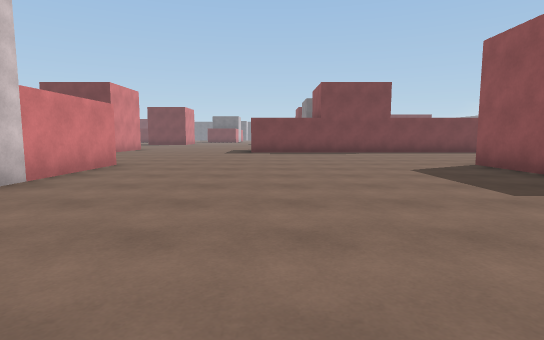
view 1 (above)

23 first-person views from a walk through a Unity game level. The camera is 1.2 m above the floor, tilts 6° down and sees 80° across. The floor is counted in squares, 2 m on a side. Each view is taken from the middle of a square. On the plan, view 1 faces up. The plan holds only what a view shows up to about 10 squares ahead; the rest is blank. The place goes on beyond the plan. The player is left out.

view 2
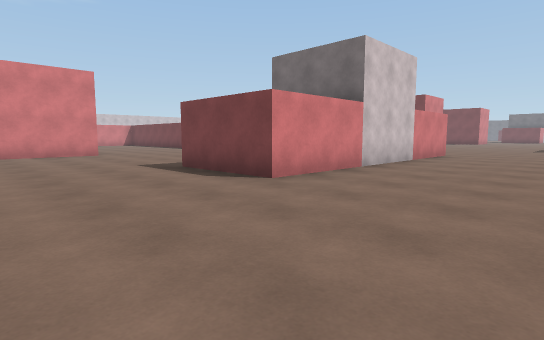

view 3
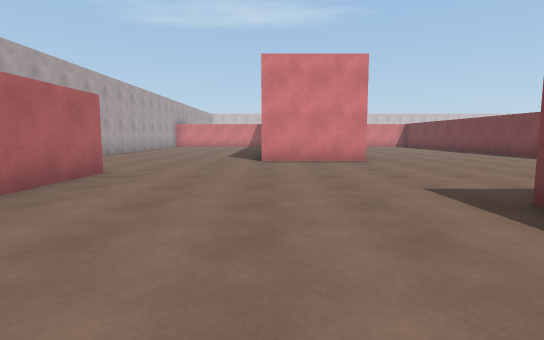

view 4
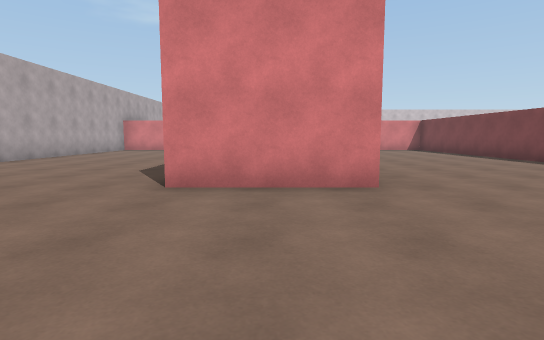

view 5
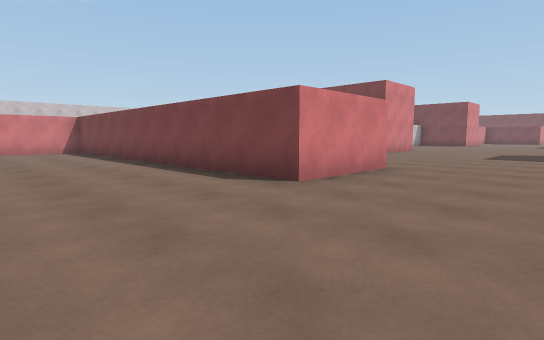

view 6
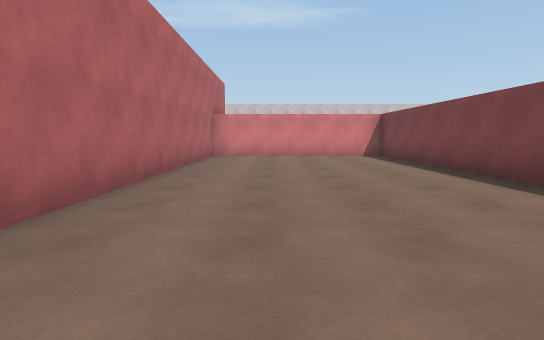

view 7
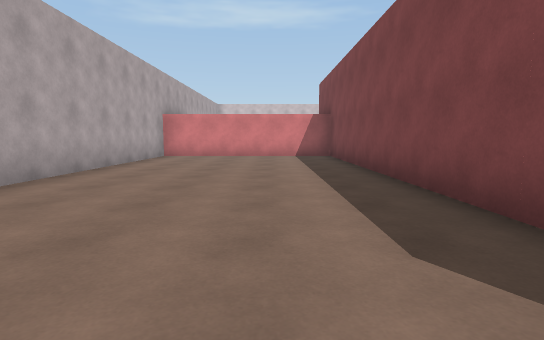

view 8
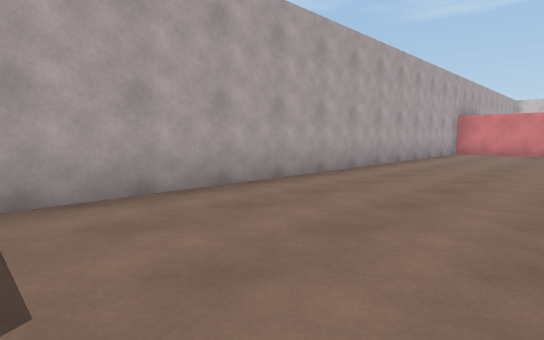

view 9
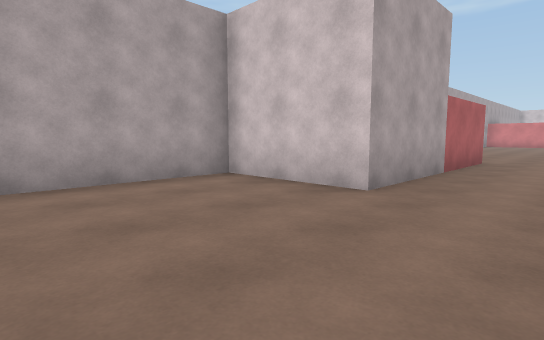

view 10
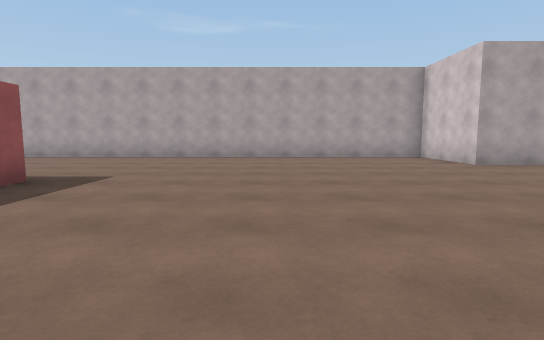

view 11
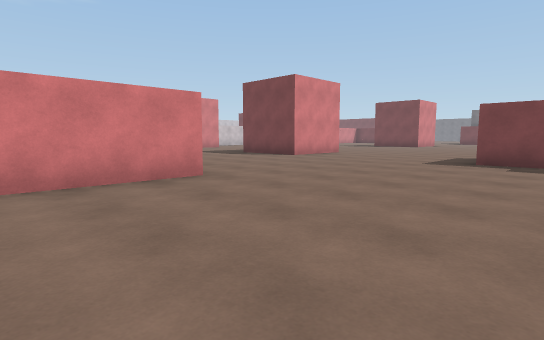

view 12
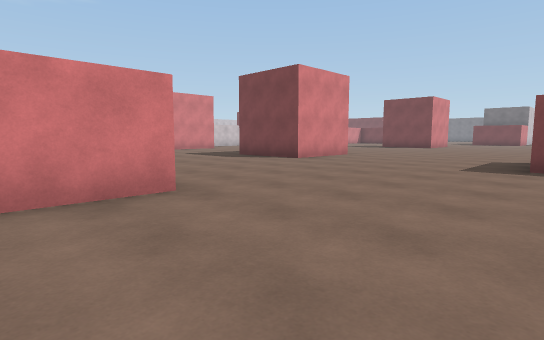

view 13
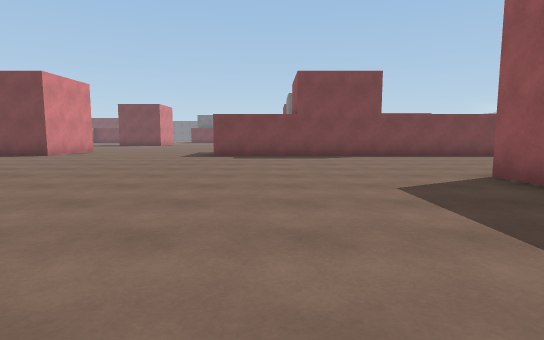

view 14
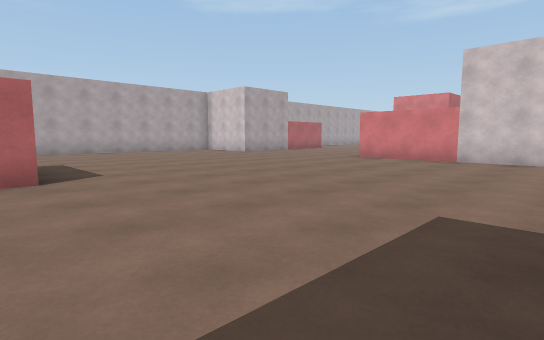

view 15
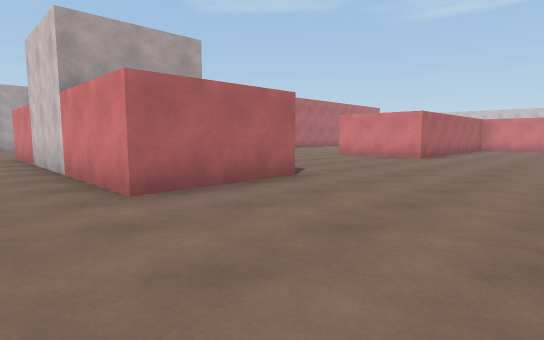

view 16
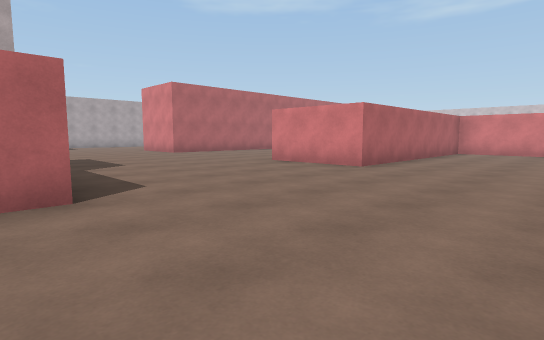

view 17
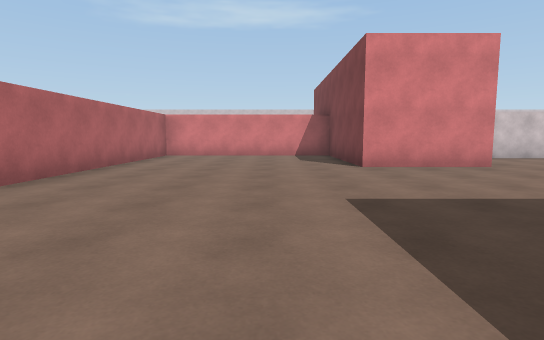

view 18
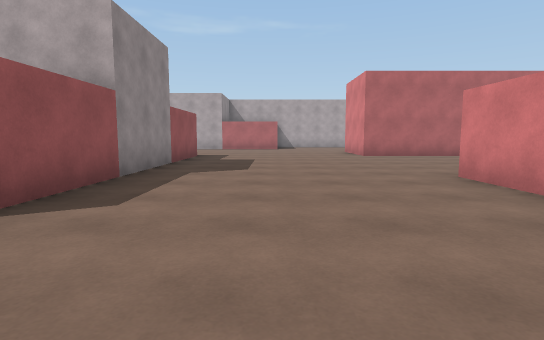

view 19
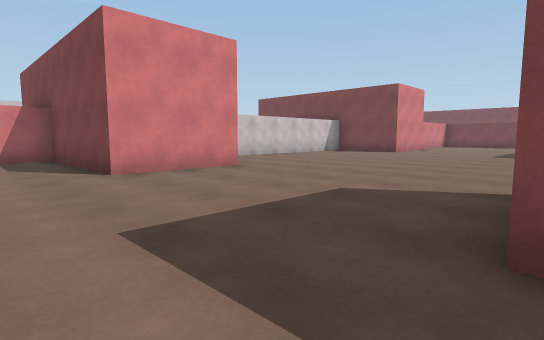

view 20
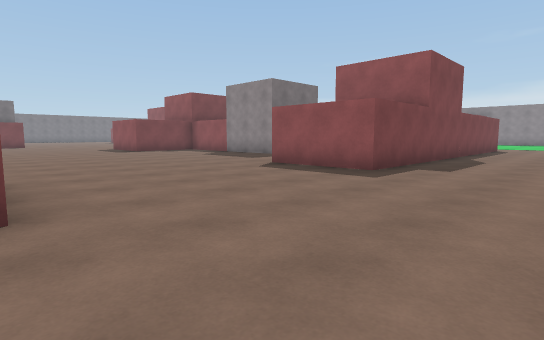

view 21
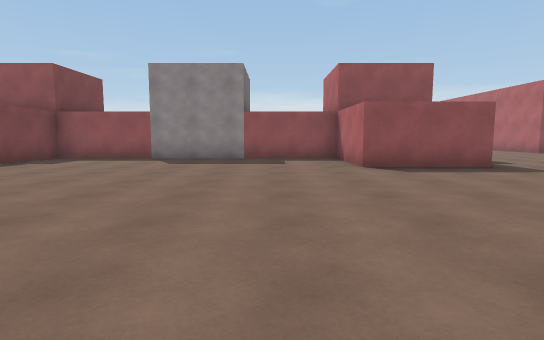

view 22
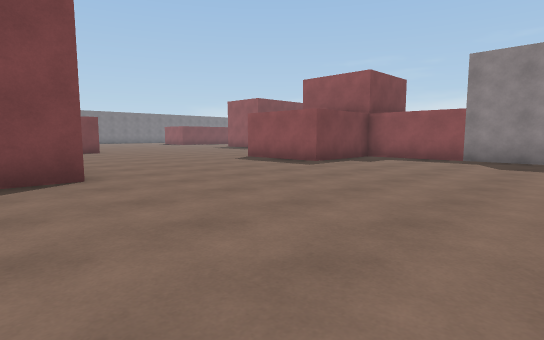

view 23
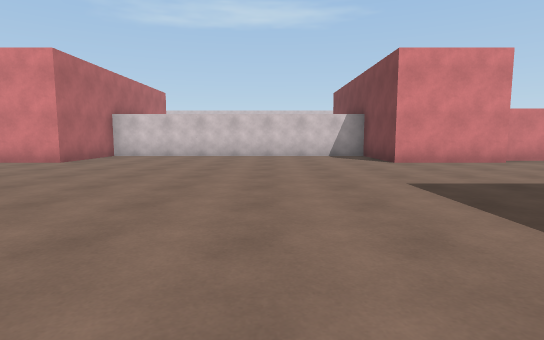

### Floor plan
Points are (right, up) in squares from view 1. A wall is a line through its corners. A room is listed if a view was taken in it or the views show most of it. See-through windows are left out.
Room 1 (views 1, 2, 3, 4, 5, 6, 7, 8, 9, 10, 11, 12, 13, 14, 15, 16, 17, 18, 19, 20, 21, 22, 23)
walls: (-5.9, 6.8) (-3.2, 6.8) (-3.2, -0.7) (-5.8, -0.7) (-5.8, 6.4); (-5.7, 13.5) (-5.7, 11.8) (-8.2, 11.8); (4.3, 5) (4.3, 6.8); (5.5, 11.8) (-0.7, 11.8) (-0.7, 14.3) (1.8, 14.3) (1.8, 21.7) (-0.7, 21.7) (-0.7, 24.2); (-13, -3.2) (-20.8, -3.2) (-20.8, -8.2) (-9.2, -8.2); (4.1, -0.7) (4.6, -0.7); (-5.6, 21.7) (-6.6, 21.7); (-8.2, -5.7) (-3.2, -5.7) (-3.2, -8.2) (5.5, -8.2); (4.3, -3.2) (4.3, -2.8); (-13.2, 24.4) (-13.2, 21.7) (-15.7, 21.7) (-15.7, 14.3) (-13.2, 14.3) (-13.2, 11.8) (-17, 11.8) (-17, 6.8) (-10.8, 6.8) (-10.8, 4.3) (-20.8, 4.3) (-20.8, -0.7) (-10.8, -0.7) (-10.8, -3.2); (-13.9, 25.6) (-13.9, 24.6)

Where each view was taken, in squares from view 1:
view 1: 0 up, 0 right, facing up
view 2: 4 down, 0 right, facing up-left
view 3: 3 down, 3 left, facing left
view 4: 2 down, 7 left, facing left
view 5: 1 up, 8 left, facing up-left
view 6: 1 up, 11 left, facing left
view 7: 5 down, 11 left, facing left
view 8: 5 down, 9 left, facing down-left
view 9: 4 down, 0 right, facing down-left
view 10: 1 up, 1 right, facing down
view 11: 4 up, 1 right, facing up-left
view 12: 5 up, 0 right, facing up-left
view 13: 2 up, 1 right, facing up
view 14: 4 up, 5 right, facing down-left
view 15: 10 up, 2 left, facing down-left
view 16: 10 up, 5 left, facing down-left
view 17: 10 up, 7 left, facing left
view 18: 9 up, 8 left, facing down
view 19: 10 up, 8 left, facing up-left
view 20: 9 up, 6 left, facing up-right
view 21: 16 up, 7 left, facing right
view 22: 17 up, 7 left, facing up-right
view 23: 19 up, 6 left, facing left
